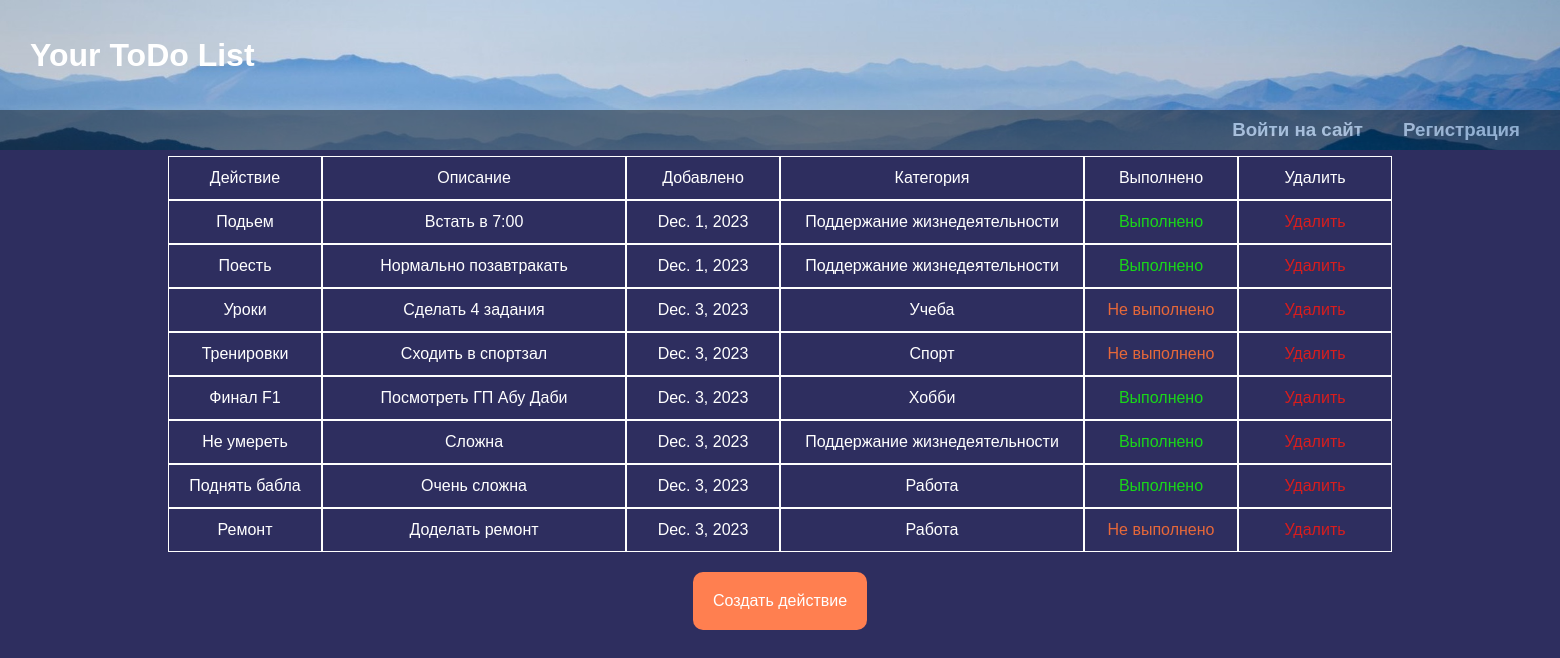
The page / on the database its author committed.
### app/models.py (models this page shows, shortened)
class ToDoList(models.Model):
    title = models.CharField(max_length=40)
    content = models.TextField(blank=True)
    created = models.DateField(default=timezone.now().strftime("%Y-%m-%d"))
    due_date = models.DateField(default=timezone.now().strftime("%Y-%m-%d"))
    category = models.ForeignKey(Category, default="general", on_delete=models.PROTECT)
    active = models.BooleanField(default=False)

class Category(models.Model):
    name = models.CharField(max_length=40)
    def __str__(self):
        return self.name

### app/views.py (the view)
# urls.py: path('', ToDoView.as_view(), name='home'),
class ToDoView(ListView):
    model = ToDoList
    template_name = 'home.html'
    context_object_name = 'items'
    """def queryset(self, request):
        qs = super(ToDoList, self).queryset(request)
        return qs.filter(user=request.user)"""

### app/templates/home.html
{% extends 'base.html' %}
{% block content %}
<div class="main_table">
<table>
    <tr>
        <td>Действие</td>
        <td class="td2and4">Описание</td>
        <td>Добавлено</td>
        <td class="td2and4">Категория</td>
        <td>Выполнено</td>
        <td>Удалить</td>
    </tr>
    {% for i in items %}
    <tr>
        <td>{{ i.title }}</td>
        <td class="td2and4">{{ i.content }}</td>
        <td>{{ i.created }}</td>
        <td class="td2and4">{{ i.category }}</td>
        {% if i.active == True %}
        <td><a class="active" href={% url 'update' i.pk %}>Выполнено</a></td>
        {% else %}
        <td><a class="not_active" href={% url 'update' i.pk %}>Не выполнено</a></td>
        {% endif %}
        <td><a class="delete_item" href={% url 'delete_todo' i.pk %}>Удалить</a></td>
    </tr>
    {% endfor %}
</table>
</div>
<br>
<div class="main_table">
    <a class="create_button" href={% url 'create_todo' %}>Создать действие</a>
</div>
{% endblock %}

### app/templates/base.html (shortened to what this page needs)
{% load static %}
<!DOCTYPE html>
<html lang="en">
<head>
    <link rel="stylesheet" href={% static 'css/style.css' %}>
</head>
<body>
    <img class="main_cover" src="{% static 'images/99px для проекта.jpg' %}" alt="">
    <div class="navbar">
        {% if request.user.is_authenticated %}
            <p class="navbar_items">Пользователь: {{ request.user.username }}</p>
            <a class="navbar_items" href={% url 'logout' %}><h3>Выйти</h3></a>
        {% else %}
            <a class="navbar_items" href={% url 'login' %}><h3 class="navbar_elements">Войти на сайт</h3></a>
            <a class="navbar_items" href={% url 'signup' %}><h3 class="navbar_elements">Регистрация</h3></a>
        {% endif %}
    </div>
    <h1 class="navbar_title">Your ToDo List</h1>
    {% block content %}
    {% endblock %}
</body>
</html>

### static/css/style.css (style rules this page uses)
body { background-color: rgb(46, 46, 95); margin: 0px; padding: 0px; }
.main_cover { margin: 0px; padding: 0px; height: 150px; }
.navbar { display: flex; flex-direction: row; justify-content: end; align-items: center; position: absolute; top: 110px; height: 40px; width: 100%; opacity: 40%; background-color: black; }
.navbar_items { font-family: Arial; color: white; text-decoration: none; opacity: 100%; margin-right: 40px; }
.navbar_title { font-family: Arial; color: white; position: absolute; top: 16px; margin-left: 30px; }
.main_table { display: flex; flex-direction: row; justify-content: center; }
table { color: white; font-family: Arial; }
tr { display: flex; flex-direction: row; justify-content: center; align-items: center; }
td { width: 150px; height: 40px; border: 1px solid white; display: flex; flex-direction: row; justify-content: center; align-items: center; }
.td2and4 { width: 300px; }
.active { text-decoration: none; color: rgb(25, 215, 25); }
.not_active { text-decoration: none; color: rgb(230, 104, 58); }
.create_button { text-decoration: none; font-family: Arial; padding: 20px; background-color: coral; color: white; border-radius: 10px; }
.delete_item { text-decoration: none; color: rgb(217, 29, 29); }

### rows shown on the page
ToDoList: title "Подьем", content "Встать в 7:00", created "Dec. 1, 2023", category "Поддержание жизнедеятельности", active "Выполнено"
ToDoList: title "Поесть", content "Нормально позавтракать", created "Dec. 1, 2023", category "Поддержание жизнедеятельности", active "Выполнено"
ToDoList: title "Уроки", content "Сделать 4 задания", created "Dec. 3, 2023", category "Учеба", active "Не выполнено"
ToDoList: title "Тренировки", content "Сходить в спортзал", created "Dec. 3, 2023", category "Спорт", active "Не выполнено"
ToDoList: title "Финал F1", content "Посмотреть ГП Абу Даби", created "Dec. 3, 2023", category "Хобби", active "Выполнено"
ToDoList: title "Не умереть", content "Сложна", created "Dec. 3, 2023", category "Поддержание жизнедеятельности", active "Выполнено"
ToDoList: title "Поднять бабла", content "Очень сложна", created "Dec. 3, 2023", category "Работа", active "Выполнено"
ToDoList: title "Ремонт", content "Доделать ремонт", created "Dec. 3, 2023", category "Работа", active "Не выполнено"
